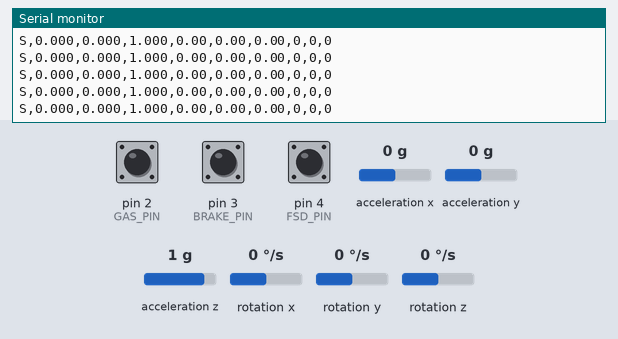
Simulated run of this sketch. Board: Arduino Uno, built with avr-gcc and run on an emulated ATmega328P. Parts: the last lines printed to the serial monitor. Wiring (inferred from the names in the program): MPU-6050 motion sensor at I2C address 0x68. The test bench sets the inputs (shaded band); at power-on: acceleration x 0 g, pin 2 (GAS_PIN) HIGH, pin 3 (BRAKE_PIN) HIGH, pin 4 (FSD_PIN) HIGH, acceleration y 0 g, acceleration z 1 g, rotation x 0 °/s, rotation y 0 °/s, rotation z 0 °/s.

Above: at 1.2 s.
1.3 s: acceleration x set to -1.4 g
At 1.8 s:
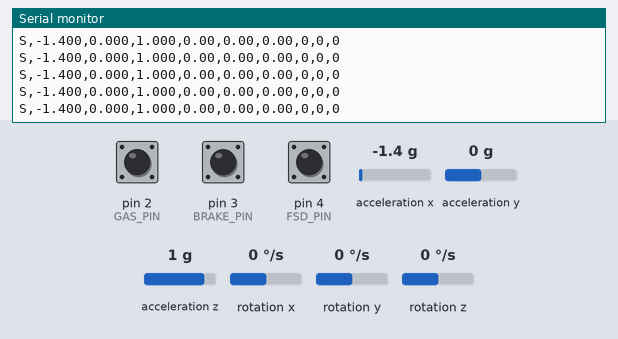
2.8 s: pin 2 (GAS_PIN) pulled LOW for 0.15 s
4.4 s: pin 3 (BRAKE_PIN) pulled LOW for 0.15 s
6.0 s: pin 4 (FSD_PIN) pulled LOW for 0.15 s
7.6 s: acceleration y set to -1.4 g
At 8.3 s:
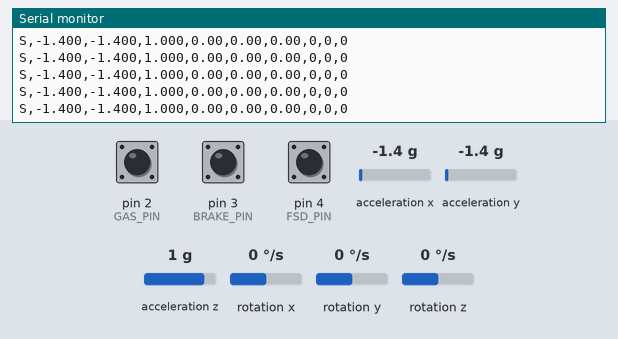
9.1 s: pin 2 (GAS_PIN) pulled LOW for 1 s
At 9.8 s:
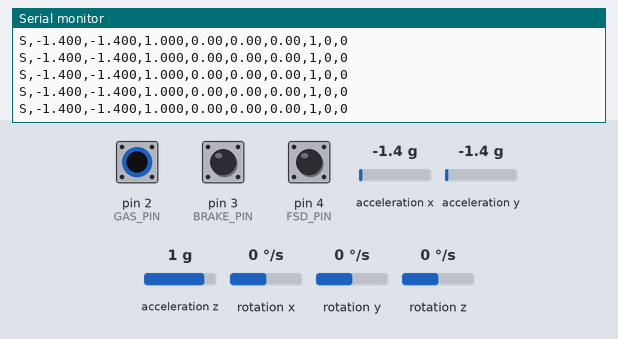

Measured:
- after the input at 1.3 s, the serial monitor: prints a new line at once (image 1)
- after the input at 7.6 s, the serial monitor: prints a new line at once (image 2)
- after the input at 9.1 s, the serial monitor: prints a new line at once (image 3)

The sketch:

steering_wheel.ino
```cpp
// MPU6050 steering wheel for CARLA-but-worse.
// Streams raw accel + gyro + buttons at 100 Hz; all the maths is in Python.
//
// Wiring (Uno / Nano): VCC->5V, GND->GND, SDA->A4, SCL->A5
// Buttons to GND: gas D2, brake D3, FSD D4
//
// Output (115200 baud):
//   S,ax,ay,az,gx,gy,gz,gas,brake,fsd   accel g, gyro deg/s, buttons 0/1
//   I,<msg> info   E,<msg> error

#include <Wire.h>

const uint8_t MPU_ADDR = 0x68;   // 0x69 if AD0 is high
const uint8_t GAS_PIN = 2;
const uint8_t BRAKE_PIN = 3;
const uint8_t FSD_PIN = 4;
const unsigned long SAMPLE_US = 10000;  // 100 Hz

const float ACCEL_LSB_PER_G = 16384.0;  // +-2 g
const float GYRO_LSB_PER_DPS = 65.5;    // +-500 deg/s

bool writeReg(uint8_t reg, uint8_t value) {
  Wire.beginTransmission(MPU_ADDR);
  Wire.write(reg);
  Wire.write(value);
  return Wire.endTransmission() == 0;
}

bool initMpu() {
  if (!writeReg(0x6B, 0x01)) return false;  // wake, gyro clock
  delay(50);
  writeReg(0x1A, 0x03);  // low-pass ~44 Hz
  writeReg(0x1B, 0x08);  // gyro +-500 deg/s
  writeReg(0x1C, 0x00);  // accel +-2 g

  Wire.beginTransmission(MPU_ADDR);
  Wire.write(0x75);  // WHO_AM_I
  Wire.endTransmission(false);
  Wire.requestFrom(MPU_ADDR, (uint8_t)1);
  if (Wire.available()) {
    uint8_t who = Wire.read();
    Serial.print(F("I,WHO_AM_I=0x"));
    Serial.println(who, HEX);  // clones may report 0x70/0x72/0x98
  }
  return true;
}

int16_t read16() {
  int16_t hi = Wire.read();
  return (hi << 8) | Wire.read();
}

int pressed(uint8_t pin) {
  return digitalRead(pin) == LOW ? 1 : 0;
}

void setup() {
  Serial.begin(115200);
  pinMode(GAS_PIN, INPUT_PULLUP);
  pinMode(BRAKE_PIN, INPUT_PULLUP);
  pinMode(FSD_PIN, INPUT_PULLUP);
  Wire.begin();
  Wire.setClock(400000);
#if defined(WIRE_HAS_TIMEOUT)
  Wire.setWireTimeout(3000, true);
#endif

  while (!initMpu()) {
    Serial.println(F("E,MPU6050 not found - check SDA/SCL/VCC wiring"));
    delay(1000);
  }
  Serial.println(F("I,READY"));
}

void loop() {
  static unsigned long next = micros();
  if ((long)(micros() - next) < 0) return;
  next += SAMPLE_US;

  Wire.beginTransmission(MPU_ADDR);
  Wire.write(0x3B);  // accel xyz, temp, gyro xyz
  if (Wire.endTransmission(false) != 0 || Wire.requestFrom(MPU_ADDR, (uint8_t)14) != 14) {
    Serial.println(F("E,MPU6050 read failed - loose wire?"));
    delay(200);
    initMpu();
    next = micros();
    return;
  }

  float ax = read16() / ACCEL_LSB_PER_G;
  float ay = read16() / ACCEL_LSB_PER_G;
  float az = read16() / ACCEL_LSB_PER_G;
  read16();  // temperature
  float gx = read16() / GYRO_LSB_PER_DPS;
  float gy = read16() / GYRO_LSB_PER_DPS;
  float gz = read16() / GYRO_LSB_PER_DPS;

  Serial.print('S');
  Serial.print(','); Serial.print(ax, 3);
  Serial.print(','); Serial.print(ay, 3);
  Serial.print(','); Serial.print(az, 3);
  Serial.print(','); Serial.print(gx, 2);
  Serial.print(','); Serial.print(gy, 2);
  Serial.print(','); Serial.print(gz, 2);
  Serial.print(','); Serial.print(pressed(GAS_PIN));
  Serial.print(','); Serial.print(pressed(BRAKE_PIN));
  Serial.print(','); Serial.println(pressed(FSD_PIN));
}
```
